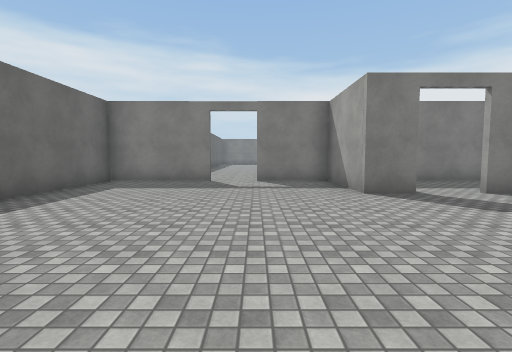
View 1 (above)

16 first-person views from a walk through a scene from a Unity 3-D project. The camera is 1.4 m above the floor, tilts 4° down and sees 85° across. Doors are open. The floor is counted in squares, 2 m on a side. Each view is taken from the middle of a square. On the plan, view 1 faces up. The plan holds only what a view shows up to about 9 squares ahead; the rest is blank. The place goes on beyond the plan. The player character is not drawn. Surface patterns are stand-ins for the level's own textures.

View 2
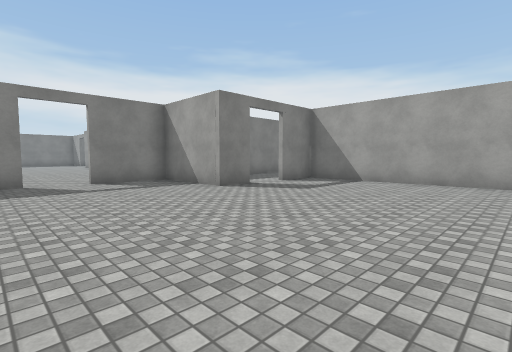

View 3
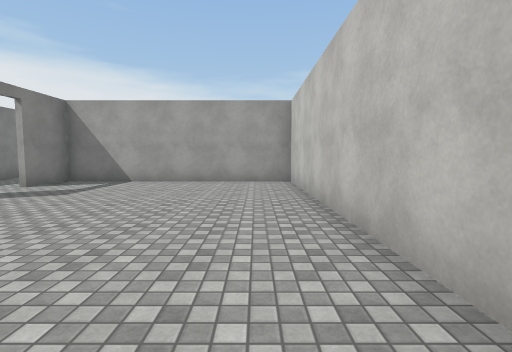

View 4
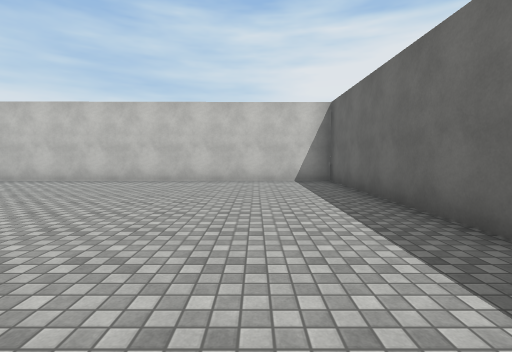

View 5
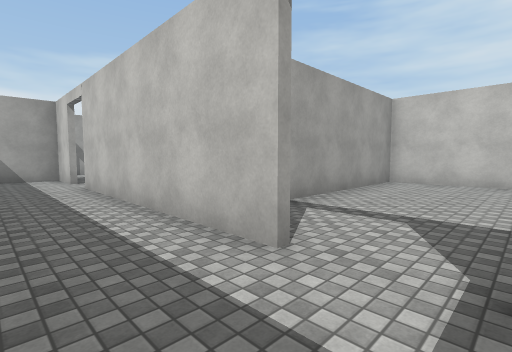

View 6
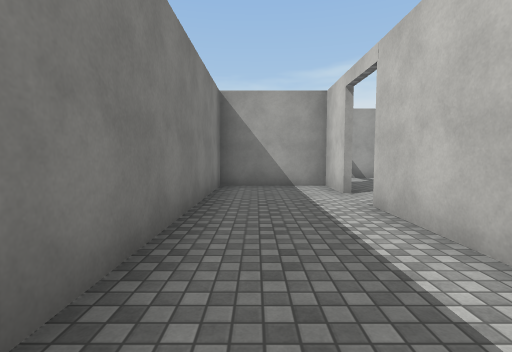

View 7
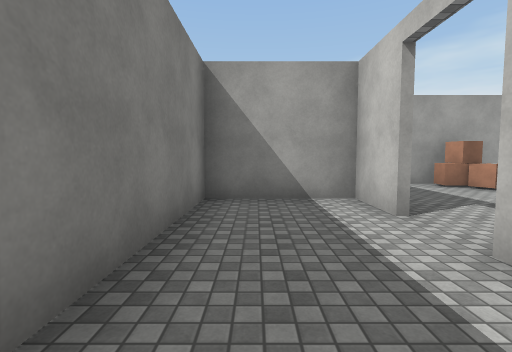

View 8
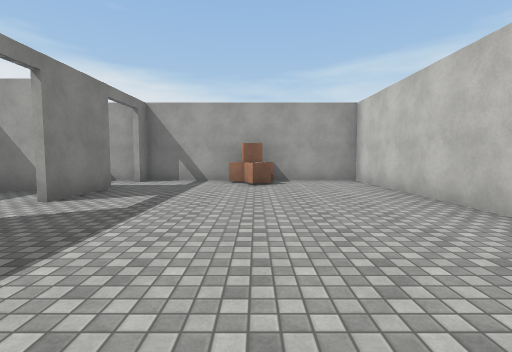

View 9
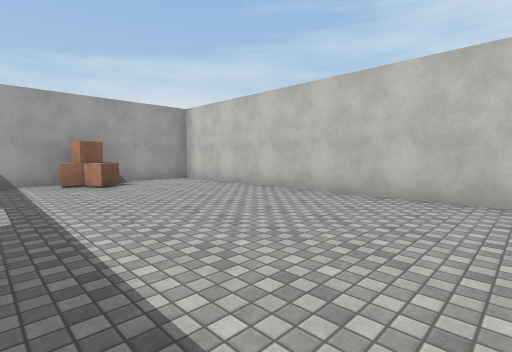

View 10
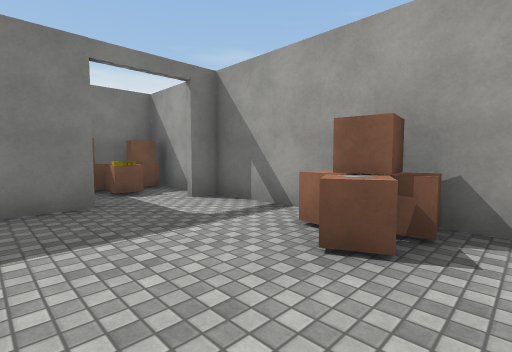

View 11
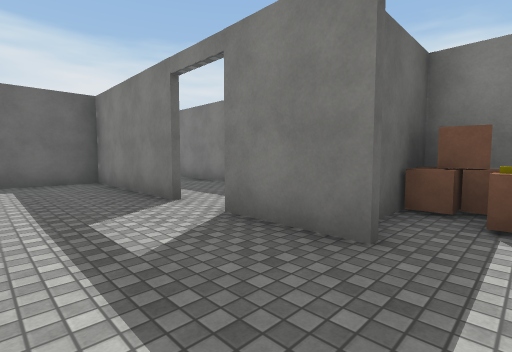

View 12
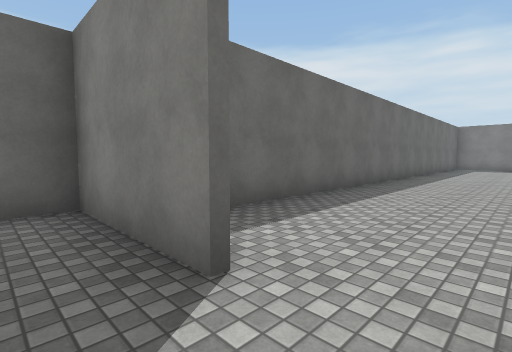

View 13
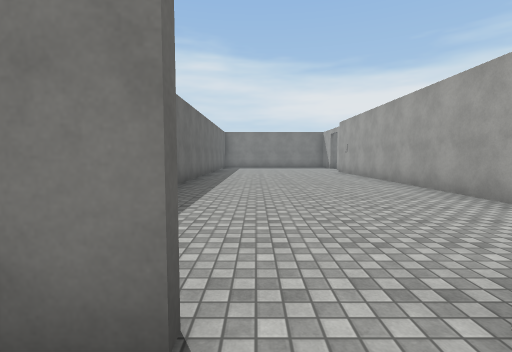

View 14
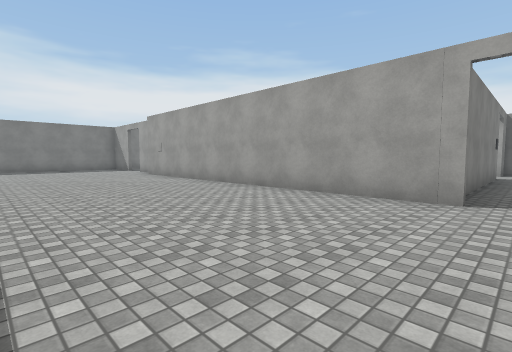

View 15
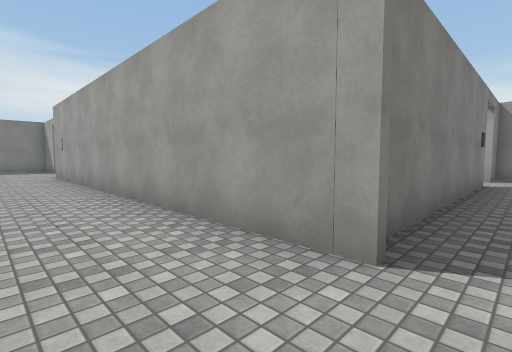

View 16
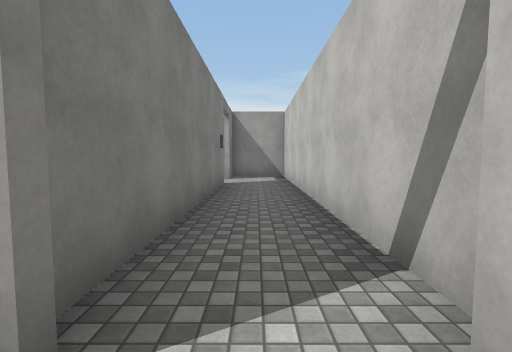

### Floor plan
Ten units are one square. View 1 is at (0, 0); x grows to the right and y downward. Boxes are objects, and circles mark ways between rooms. Rooms are numbered by the first view taken in them; rooms with no view inside come last. Other rooms are left out.
<svg viewBox="-46 -203 206 218">
<path fill="none" stroke="#000" d="M31 -53 21 -53 21 -79 -1 -79M-12 -79 -41 -79 -41 10 58 10 58 -52M61 -53 44 -53M44 -54 100 -53M112 -53 126 -53 126 -66M124 -79 44 -79M100 -52 61 -53M132 -52 112 -52M71 10 151 9 151 -52 146 -52M60 -52 60 -32M-30 -169 -30 -94M28 -98 28 -198M93 -98 28 -98M31 -81 109 -80M117 -98 107 -98"/>
<rect x="135" y="-25" width="10" height="10" fill="#bbb"><title>box</title></rect>
<rect x="145" y="-25" width="10" height="10" fill="#bbb"><title>box</title></rect>
<circle cx="35" cy="-50" r="3" fill="#2a7"/>
<circle cx="-5" cy="-80" r="3" fill="#2a7"/>
<circle cx="105" cy="-50" r="3" fill="#2a7"/>
<circle cx="30" cy="-90" r="3" fill="#2a7"/>
<text x="0" y="-30">1</text>
<text x="70" y="-70">2</text>
<text x="110" y="-20">3</text>
<text x="0" y="-170">4</text>
<text x="70" y="-90">5</text>
</svg>
Room 1 opens to room 2. Room 1 opens to room 4. Room 2 opens to room 3. Room 4 opens to room 5.

Where each view was taken, in squares from view 1:
view 1: 0 up, 0 right, facing up
view 2: 0 up, 2 left, facing up-right
view 3: 0 up, 2 left, facing right
view 4: 7 up, 2 left, facing down
view 5: 7 up, 3 right, facing down-right
view 6: 7 up, 6 right, facing right
view 7: 7 up, 8 right, facing right
view 8: 2 up, 7 right, facing right
view 9: 4 up, 7 right, facing down-right
view 10: 1 up, 12 right, facing up-right
view 11: 3 up, 14 right, facing up-left
view 12: 7 up, 0 right, facing up-left
view 13: 7 up, 1 left, facing up
view 14: 9 up, 2 left, facing up-right
view 15: 9 up, 1 right, facing up-right
view 16: 9 up, 2 right, facing right
